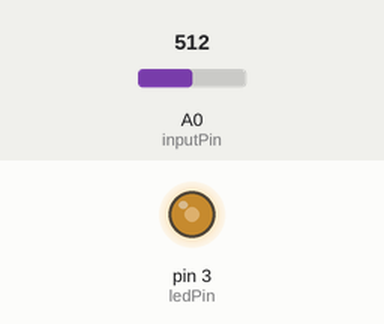
Simulated run of this sketch. Board: Arduino Uno, built with avr-gcc and run on an emulated ATmega328P. Shown: output pins drawn as LEDs (lit = HIGH). Inputs (shaded band) come from the test bench; at power-on: A0 (inputPin) = 512.

Above: at 1.2 s.
1.3 s: A0 (inputPin) set to 716
At 1.6 s:
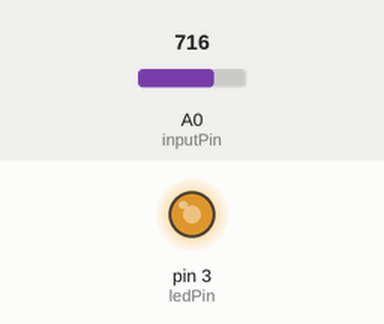
2.8 s: A0 (inputPin) set to 900
At 4.0 s:
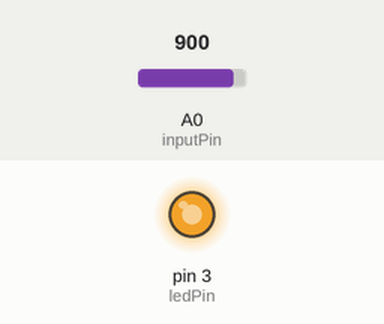
4.3 s: A0 (inputPin) set to 122
At 5.1 s:
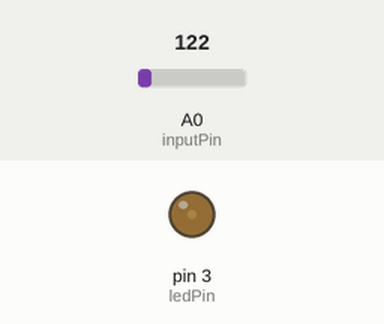
5.8 s: A0 (inputPin) set to 0
At 6.2 s:
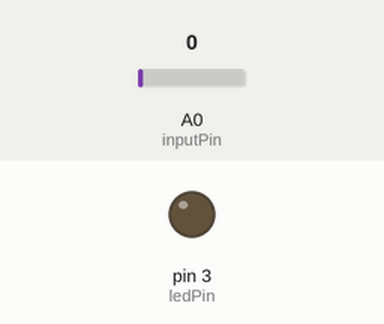
Timing chart, 0 to 8.3 s (numbered marks = the images above; inputs shaded):
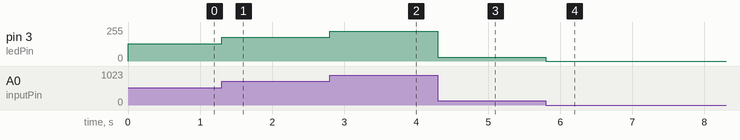

Measured:
- after the input at 1.3 s, pin 3 (ledPin): 128/255 → 179/255 at once
- after the input at 2.8 s, pin 3 (ledPin): 179/255 → 225/255 at once
- after the input at 4.3 s, pin 3 (ledPin): 225/255 → 30/255 at once
- after the input at 5.8 s, pin 3 (ledPin): 30/255 → 0/255 at once

The sketch:

pwm_4_analog_input.ino
```cpp
/*
  Analog PWM

  Impostare la frequenza del PWM tramite un input analogico.

  */

int inputPin = A0;  // set input pin for the potentiometer
int inputValue = 0; // potentiometer input variable
int ledPin = 3;     // output pin, deve avere il PWM

void setup() {
     // declare the ledPin as an OUTPUT:
     pinMode(ledPin, OUTPUT);
}

void loop() {
     // read the value from the potentiometer:
     inputValue = analogRead(inputPin);

     // send the square wave signal to the LED:
     analogWrite(ledPin, inputValue/4);
     // la lettura analogica e' a 10 bit (0-1024)
     // Il PWM invece e' a 8 bit (0-255)
     // Circa 1024 / 4 ~= 255

     // Domanda: dovrebbe esserci un delay()?
}
```
